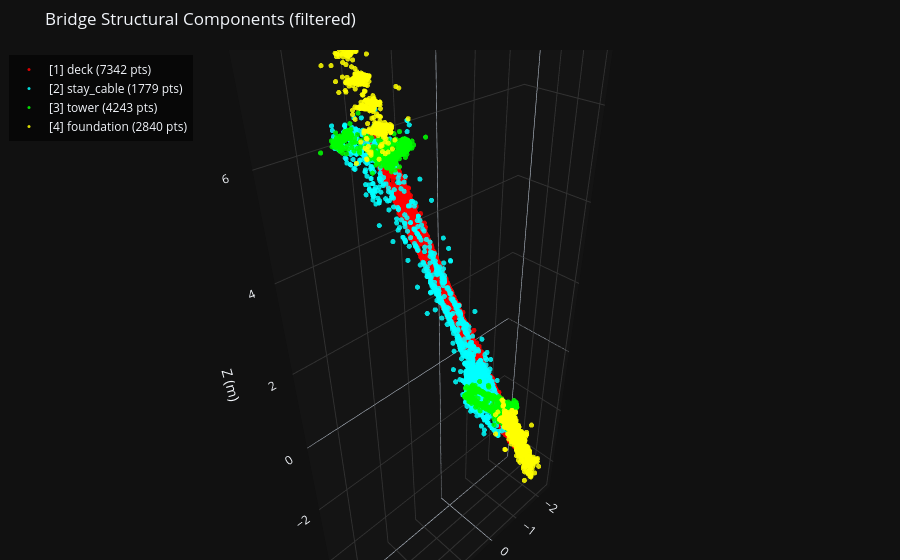

Notebook code cell kept with this figure:
### Markdown cell above
## 3. Per-Class Views

Background is already removed by the filter. Below: larger markers for structural components only.

### Code cell
print(f"Structure-only cloud: {len(xyz):,} points across {len(np.unique(cids))} classes")
fig_struct = create_interactive_3d_figure(xyz, rgb, cids, point_size=3.0)
fig_struct.update_layout(title="Bridge Structural Components (filtered)")
fig_struct.show()

### Figure 1 — Plotly figure (JSON) as saved in the notebook; plotly's stock layout.template omitted (floating-point values rounded to 4 significant figures; data arrays with more than 128 entries replaced by an {"elided": "..."} marker saying what was removed)
{"data": [{"hovertemplate": "<b>Class: deck</b><br>X: %{x:.2f}<br>Y: %{y:.2f}<br>Z: %{z:.2f}<extra></extra>", "marker": {"color": {"elided": "7342 str values"}, "opacity": 0.85, "size": 3}, "mode": "markers", "name": "[1] deck (7342 pts)", "type": "scatter3d", "x": {"elided": "7342 float values"}, "y": {"elided": "7342 float values"}, "z": {"elided": "7342 float values"}}, {"hovertemplate": "<b>Class: stay_cable</b><br>X: %{x:.2f}<br>Y: %{y:.2f}<br>Z: %{z:.2f}<extra></extra>", "marker": {"color": {"elided": "1779 str values"}, "opacity": 0.85, "size": 3}, "mode": "markers", "name": "[2] stay_cable (1779 pts)", "type": "scatter3d", "x": {"elided": "1779 float values"}, "y": {"elided": "1779 float values"}, "z": {"elided": "1779 float values"}}, {"hovertemplate": "<b>Class: tower</b><br>X: %{x:.2f}<br>Y: %{y:.2f}<br>Z: %{z:.2f}<extra></extra>", "marker": {"color": {"elided": "4243 str values"}, "opacity": 0.85, "size": 3}, "mode": "markers", "name": "[3] tower (4243 pts)", "type": "scatter3d", "x": {"elided": "4243 float values"}, "y": {"elided": "4243 float values"}, "z": {"elided": "4243 float values"}}, {"hovertemplate": "<b>Class: foundation</b><br>X: %{x:.2f}<br>Y: %{y:.2f}<br>Z: %{z:.2f}<extra></extra>", "marker": {"color": {"elided": "2840 str values"}, "opacity": 0.85, "size": 3}, "mode": "markers", "name": "[4] foundation (2840 pts)", "type": "scatter3d", "x": {"elided": "2840 float values"}, "y": {"elided": "2840 float values"}, "z": {"elided": "2840 float values"}}], "layout": {"legend": {"bgcolor": "rgba(0, 0, 0, 0.6)", "x": 0.01, "xanchor": "left", "y": 0.99, "yanchor": "top"}, "margin": {"b": 0, "l": 0, "r": 0, "t": 50}, "scene": {"aspectmode": "data", "xaxis": {"backgroundcolor": "rgb(20, 20, 20)", "gridcolor": "rgb(50, 50, 50)", "title": {"text": "X (m)"}}, "yaxis": {"backgroundcolor": "rgb(20, 20, 20)", "gridcolor": "rgb(50, 50, 50)", "title": {"text": "Y (m)"}}, "zaxis": {"backgroundcolor": "rgb(20, 20, 20)", "gridcolor": "rgb(50, 50, 50)", "title": {"text": "Z (m)"}}}, "title": {"text": "Bridge Structural Components (filtered)"}}}
